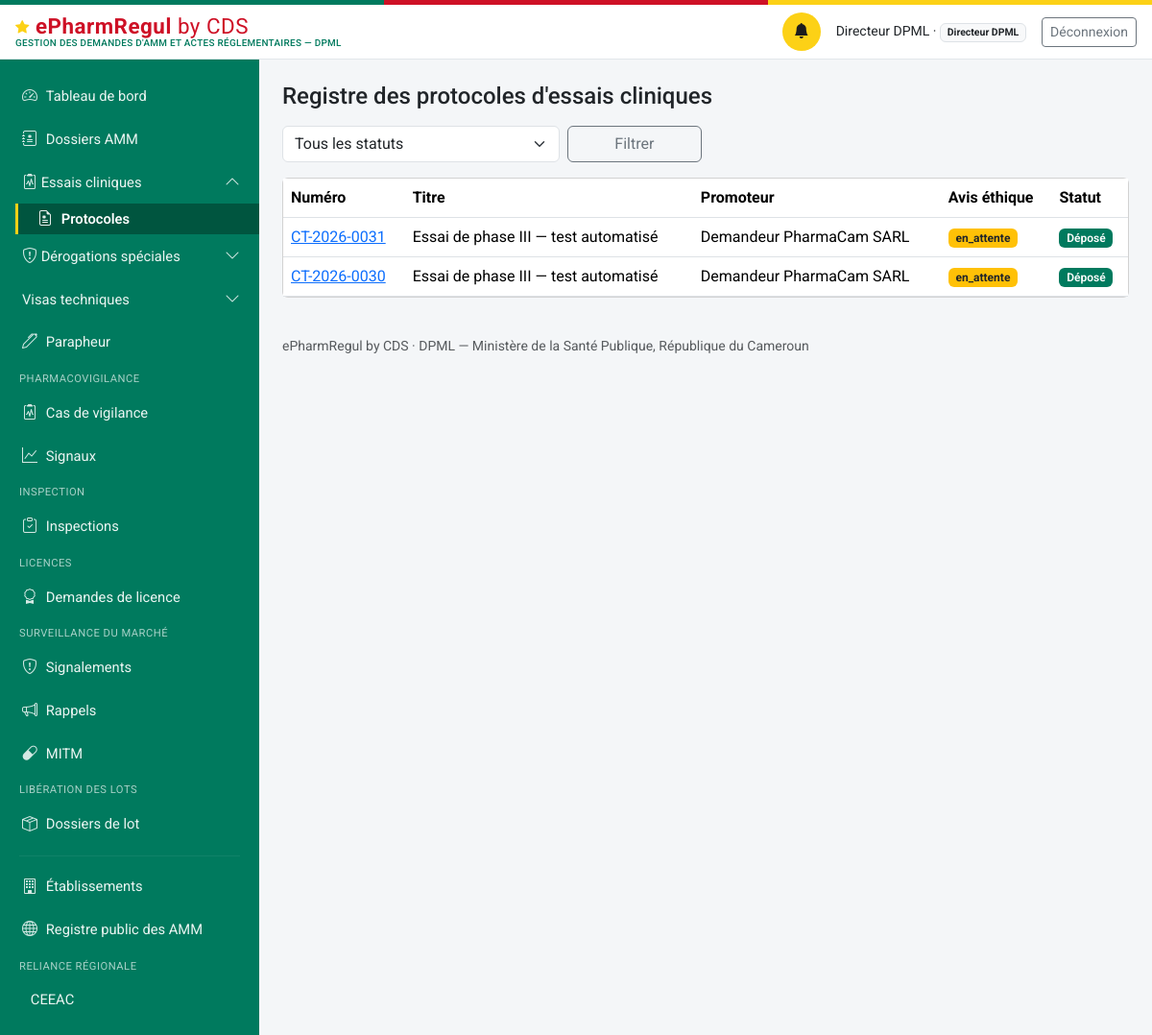
Page /protocoles (signed in) on the earlier database version.
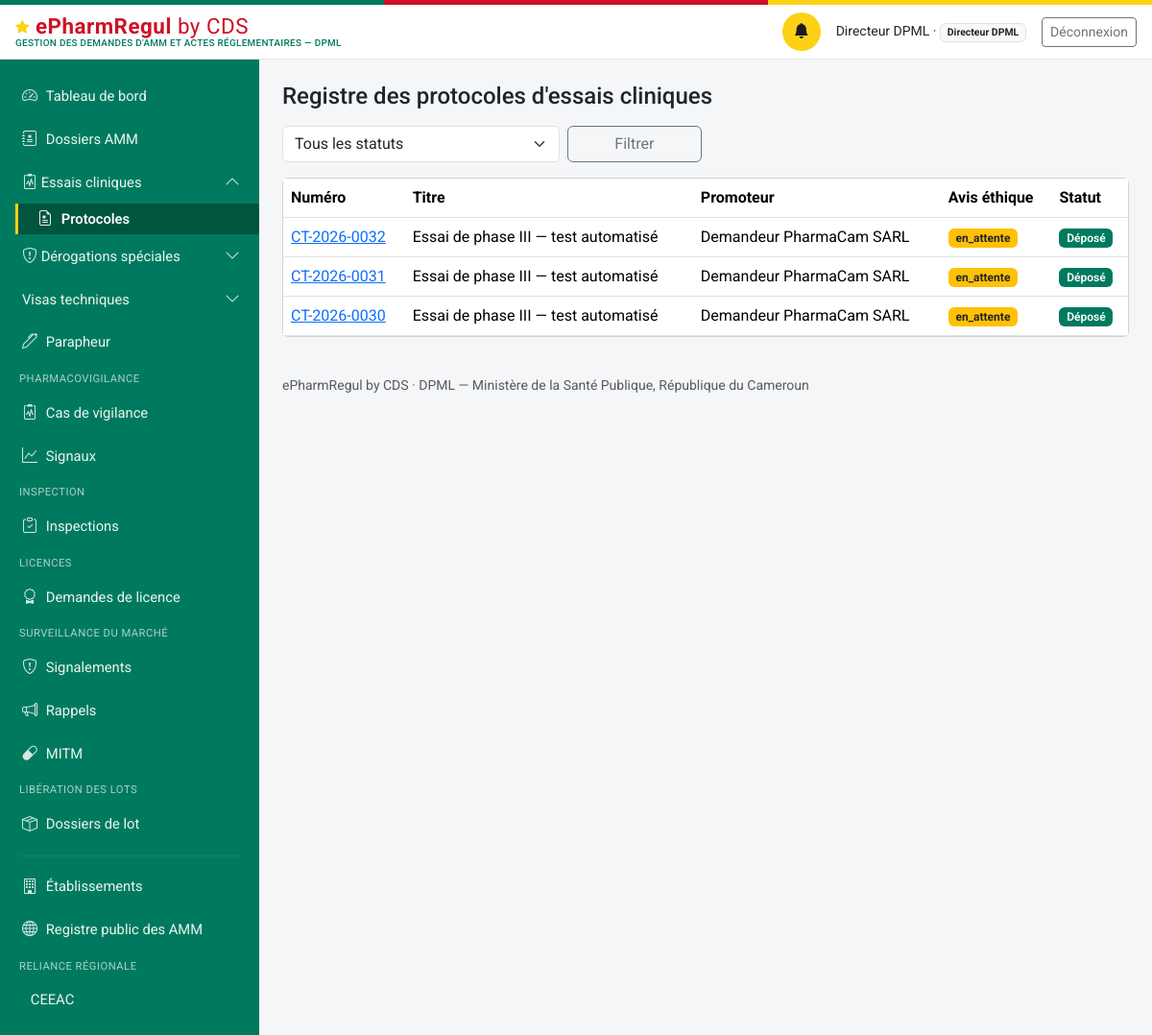
Same page on the later database version.
### models.py (models this page shows, shortened)
class ProtocoleEssaiClinique(db.Model):
    id = db.Column(db.Integer, primary_key=True)
    numero = db.Column(db.String(30), unique=True, nullable=False)  # CT-{annee}-{seq4}
    titre = db.Column(db.String(300), nullable=False)
    promoteur_id = db.Column(db.Integer, db.ForeignKey("personne.id"), nullable=False)
    produit_etudie_id = db.Column(db.Integer, db.ForeignKey("produit.id"), nullable=True)
    reference_comite_ethique = db.Column(db.String(150), nullable=True)
    statut_avis_ethique = db.Column(db.String(20), nullable=False, default="en_attente")
    statut = db.Column(db.String(30), nullable=False, default="depose")
    motif_decision = db.Column(db.Text, nullable=True)
    date_depot = db.Column(db.DateTime, nullable=True)
    date_decision = db.Column(db.DateTime, nullable=True)
    date_validite = db.Column(db.Date, nullable=True)
    date_limite_reponse_complement = db.Column(db.DateTime, nullable=True)
    amendements_json = db.Column(db.Text, default="[]")
    rapports_etape_json = db.Column(db.Text, default="[]")
    date_creation = db.Column(db.DateTime, default=datetime.utcnow)
    date_maj = db.Column(db.DateTime, default=datetime.utcnow, onupdate=datetime.utcnow)
    promoteur = db.relationship("Personne", foreign_keys=[promoteur_id])
    produit_etudie = db.relationship("Produit", foreign_keys=[produit_etudie_id])
    sites_investigation = db.relationship("Etablissement", secondary="protocole_site", lazy="subquery")
    @property
    def amendements(self):
        return json.loads(self.amendements_json or "[]")
    @property
    def rapports_etape(self):
        return json.loads(self.rapports_etape_json or "[]")

class Personne(db.Model):
    id = db.Column(db.Integer, primary_key=True)
    nom_complet = db.Column(db.String(200), nullable=False)
    email = db.Column(db.String(150), unique=True, nullable=False)  # identifiant de connexion
    password_hash = db.Column(db.String(255), nullable=False)
    role_systeme = db.Column(db.String(50), nullable=False)
    etablissement_rattachement_id = db.Column(db.Integer, db.ForeignKey("etablissement.id"), nullable=True)
    contact = db.Column(db.String(200))
    statut_compte = db.Column(db.String(20), nullable=False, default="actif")
    date_creation = db.Column(db.DateTime, default=datetime.utcnow)
    etablissement = db.relationship("Etablissement", foreign_keys=[etablissement_rattachement_id])
    @property
    def role_label(self):
        from permissions import ROLES
        return ROLES.get(self.role_systeme, self.role_systeme)
    @property
    def niveau(self):
        from permissions import niveau
        return niveau(self)
    @property
    def est_externe(self):
        from permissions import est_externe
        return est_externe(self.role_systeme)

### routes_ct.py (the view)
@ct_bp.route("/protocoles")
@login_required
def registre():
    executer_verifications_delais_ct()
    u = current_user()
    q = ProtocoleEssaiClinique.query
    if u.role_systeme in ("demandeur_externe", "promoteur_essai"):
        import espace_industriel as esp
        q = q.filter(ProtocoleEssaiClinique.promoteur_id.in_(
            esp.personnes_de_la_societe(u)))
    elif u.role_systeme not in ROLES_CT_INTERNES:
        abort(403)
    statut = request.args.get("statut", "")
    if statut:
        q = q.filter_by(statut=statut)
    protocoles = q.order_by(ProtocoleEssaiClinique.date_creation.desc()).all()
    return render_template("essais_cliniques/registre.html", protocoles=protocoles, statut=statut)

### auth.py (called while the page is built)
def current_user():
    uid = session.get("user_id")
    if not uid:
        return None
    return db.session.get(Personne, uid)

def login_required(view):
    @wraps(view)
    def wrapped(*a, **kw):
        if not current_user():
            return redirect(url_for("login", next=request.path))
        return view(*a, **kw)
    return wrapped

### delais.py (called while the page is built, shortened)
def get_parametre(module, cle, default=None):
    p = ParametreModule.query.filter_by(module=module, cle=cle).first()
    return p.valeur if p else default

def executer_verifications_delais_ct():
    from workflow_ct import cloturer_si_delai_depasse
    from models import ProtocoleEssaiClinique
    for protocole in ProtocoleEssaiClinique.query.filter_by(statut="complement_requis").all():
        cloturer_si_delai_depasse(protocole)
    rappel_jours = int(get_parametre("CT", "rappel_rapport_etape_j_avant", default=15))
    db.session.commit()

### matrice_acces.py (called while the page is built)
def profil(utilisateur):
    if utilisateur is None:
        return None
    return PROFILS_DEMANDEUR.get(utilisateur.role_systeme)

def acte_concerne(utilisateur, code_acte):
    fiche = profil(utilisateur)
    if fiche is None:
        return True
    return code_acte in fiche["actes"]

### templates/essais_cliniques/registre.html (shortened to what this page needs)
{% extends "base.html" %}
{% block content %}
<div class="d-flex justify-content-between align-items-center mb-3">
  <h4 class="mb-0">Registre des protocoles d'essais cliniques</h4>
</div>
<form method="get" class="row g-2 mb-3" role="search">
  <div class="col-md-4">
    <select class="form-select" id="statut" name="statut">
      <option value="">Tous les statuts</option>
    </select>
  </div>
  <div class="col-md-2"><button class="btn btn-outline-secondary w-100">Filtrer</button></div>
</form>
<div class="card">
  <div class="table-responsive">
    <table class="table table-hover align-middle mb-0">
      <thead><tr><th>Numéro</th><th>Titre</th><th>Promoteur</th><th>Avis éthique</th><th>Statut</th></tr></thead>
      <tbody>
        {% for p in protocoles %}
        <tr>
          <td><a href="{{ url_for('ct.fiche', id=p.id) }}">{{ p.numero }}</a></td>
          <td>{{ p.titre }}</td>
          <td>{{ p.promoteur.nom_complet }}</td>
          <td><span class="badge {{ 'bg-success' if p.statut_avis_ethique == 'favorable' else ('bg-danger' if p.statut_avis_ethique == 'defavorable' else 'bg-warning text-dark') }}">
            {{ p.statut_avis_ethique }}</span></td>
          <td><span class="badge bg-primary badge-statut">{{ STATUTS_CT.get(p.statut, p.statut) }}</span></td>
        </tr>
        {% else %}
        <tr><td colspan="5" class="text-center text-muted py-4">Aucun résultat ne correspond à ces critères.</td></tr>
        {% endfor %}
      </tbody>
    </table>
  </div>
</div>
{% endblock %}

### templates/base.html (shortened to what the changed rows need)
<!doctype html>
<html lang="fr">
<head>
<link href="https://cdn.jsdelivr.net/npm/bootstrap@5.3.3/dist/css/bootstrap.min.css" rel="stylesheet">
<link href="https://cdn.jsdelivr.net/npm/bootstrap-icons@1.11.3/font/bootstrap-icons.css" rel="stylesheet">
<link href="{{ url_for('static', filename='css/style.css') }}" rel="stylesheet">
</head>
<body>
<div class="sireph-layout">
  {% if current_user %}
  <nav id="sireph-sidebar" class="offcanvas-lg offcanvas-start sireph-sidebar" tabindex="-1"
       aria-label="Navigation principale">
    <div class="offcanvas-body d-flex flex-column p-0">
      <ul class="nav nav-pills flex-column">
        {% for e in menu %}
        {% if e.enfants %}
        <li class="nav-item">
          <a class="nav-link d-flex align-items-center justify-content-between
                    {{ 'active' if e.actif }} {{ 'disabled text-secondary' if not e.accessible }}"
             {% if e.accessible %}
             data-bs-toggle="collapse" href="#groupe-{{ e.code }}" role="button"
             aria-expanded="{{ 'true' if e.ouvert else 'false' }}"
             aria-controls="groupe-{{ e.code }}"
             {% else %}
             href="#" tabindex="-1" aria-disabled="true"
             title="{{ e.motif }}" data-bs-toggle="tooltip"
             onclick="return false;"
             {% endif %}>
            <span><i class="bi {{ e.icone }}"></i> {{ e.libelle }}</span>
            {% if e.accessible %}
            <i class="bi bi-chevron-down small sireph-chevron"></i>
            {% else %}
            <i class="bi bi-slash-circle small" aria-hidden="true"></i>
            {% endif %}
          </a>
          {% if e.accessible %}
          <div class="collapse {{ 'show' if e.ouvert }}" id="groupe-{{ e.code }}">
            <ul class="nav nav-pills flex-column">
              {% for f in e.enfants %}
              <li class="nav-item ps-3">
                <a class="nav-link py-1 small
                          {{ 'active' if f.actif }}
                          {{ 'disabled text-secondary' if not f.accessible }}"
                   {% if f.accessible %}href="{{ f.href }}"
                   {% else %}href="#" tabindex="-1" aria-disabled="true"
                   title="{{ f.motif }}" data-bs-toggle="tooltip"
                   onclick="return false;"{% endif %}>
                  <i class="bi {{ f.icone }}"></i> {{ f.libelle }}
                </a>
              </li>
              {% endfor %}
            </ul>
          </div>
          {% endif %}
        </li>
        {% else %}
        <li class="nav-item">
          <a class="nav-link {{ 'active' if e.actif }}
                    {{ 'disabled text-secondary' if not e.accessible }}"
             {% if e.accessible %}href="{{ e.href }}"
             {% else %}href="#" tabindex="-1" aria-disabled="true"
             title="{{ e.motif }}" data-bs-toggle="tooltip"
             onclick="return false;"{% endif %}>
            <i class="bi {{ e.icone }}"></i> {{ e.libelle }}
          </a>
        </li>
        {% endif %}
        {% endfor %}
      </ul>
    </div>
  </nav>
  {% endif %}
  <main id="contenu-principal" class="sireph-content">
    {% block content %}{% endblock %}
  </main>
</div>
</body>
</html>

Differences in the rows shown:
added ProtocoleEssaiClinique: numero "CT-2026-0032", titre "Essai de phase III — test automatisé", promoteur.nom_complet "Demandeur PharmaCam SARL", statut_avis_ethique "en_attente", get "Déposé"
